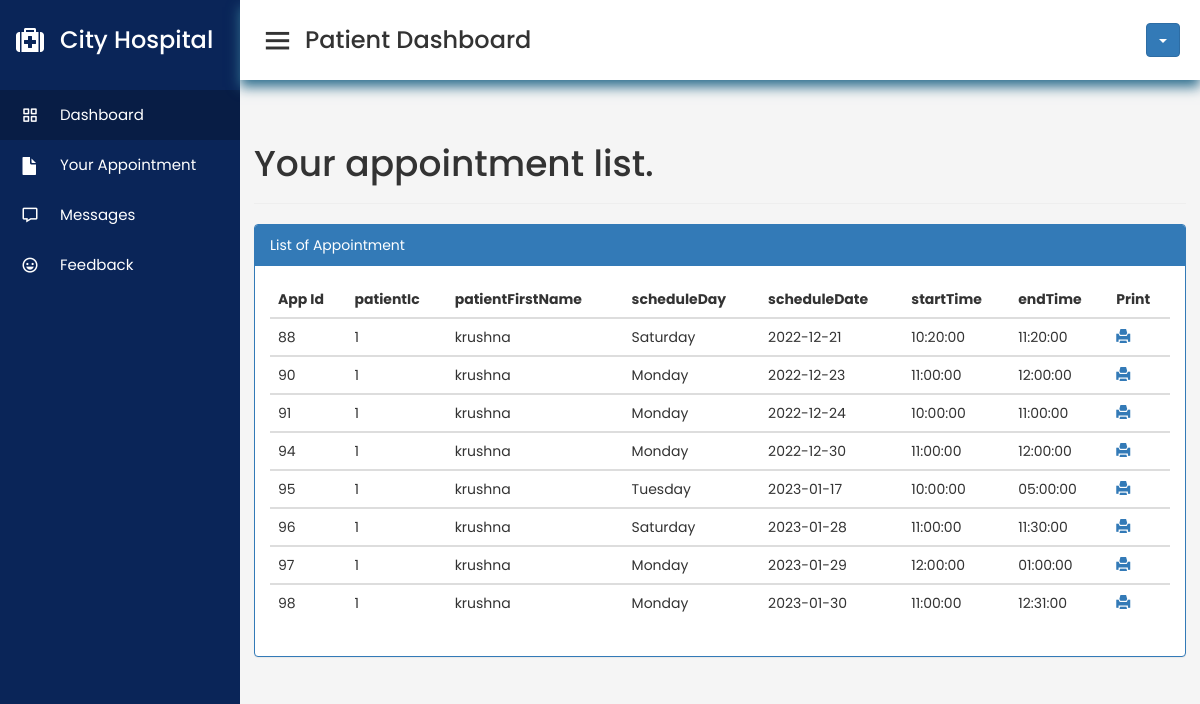
/patient/patientapplist.php (signed in), run on the app's committed database.
### tables this page shows
CREATE TABLE `appointment` (
  `appId` int(3) NOT NULL,
  `patientIc` bigint(12) NOT NULL,
  `scheduleId` int(10) NOT NULL,
  `appSymptom` varchar(100) NOT NULL,
  `appComment` varchar(100) NOT NULL,
  `status` varchar(10) NOT NULL DEFAULT 'process'
);

CREATE TABLE `patient` (
  `icPatient` bigint(12) NOT NULL,
  `password` varchar(20) NOT NULL,
  `patientFirstName` varchar(20) NOT NULL,
  `patientLastName` varchar(20) NOT NULL,
  `patientMaritialStatus` varchar(10) DEFAULT NULL,
  `patientDOB` date NOT NULL,
  `patientGender` varchar(10) NOT NULL,
  `patientAddress` varchar(100) DEFAULT NULL,
  `patientPhone` varchar(15) DEFAULT NULL,
  `patientEmail` varchar(100) NOT NULL
);

CREATE TABLE `doctorschedule` (
  `scheduleId` int(11) NOT NULL,
  `scheduleDate` date NOT NULL,
  `scheduleDay` varchar(15) NOT NULL,
  `startTime` time NOT NULL,
  `endTime` time NOT NULL,
  `bookAvail` varchar(10) NOT NULL
);

### patient/patientapplist.php (the view, shortened to what this page needs)
<?php
include_once '../database/dbconnect.php';
$session=$_SESSION[ 'patientSession'];
$res=mysqli_query($con, "SELECT a.*, b.*,c.* FROM patient a
	JOIN appointment b
		On a.icPatient = b.patientIc
	JOIN doctorschedule c
		On b.scheduleId=c.scheduleId
	WHERE b.patientIc ='$session'");
	$userRow=mysqli_fetch_array($res);
?>
<!DOCTYPE html>
<html lang="en" dir="ltr">
  <head>
    <link rel="stylesheet" href="../patient/dashboard_css.css">
    <link rel="stylesheet" href="https://cdnjs.cloudflare.com/ajax/libs/font-awesome/4.7.0/css/font-awesome.min.css">
    <link rel="stylesheet" href="https://maxcdn.bootstrapcdn.com/bootstrap/3.4.1/css/bootstrap.min.css">
    <link href='https://unpkg.com/boxicons@2.0.7/css/boxicons.min.css' rel='stylesheet'>
   </head>
<body>
  <div class="sidebar">
    <div class="logo-details">
      <i class='fa fa-medkit'></i>
      <span class="logo_name">City Hospital</span>
    </div>
      <ul class="nav-links">
        <li>
          <a href="../patient/dashboard.php" class="active">
            <i class='bx bx-grid-alt' ></i>
            <span class="links_name"> Dashboard</span>
          </a>
        </li>
        <li>
		<a href="../patient/patientapplist.php?patientId=<?php echo $userRow['icPatient']; ?>"><i class="glyphicon glyphicon-file"></i>
		  <span class="links_name">Your Appointment</span>
		</a>
        </li>
        <li>
          <a href="../contact.php">
            <i class='bx bx-message' ></i>
            <span class="links_name">Messages</span>
          </a>
        </li>
        <li>
        <a href="../feedback.php">
            <i class='bx bx-happy' ></i>
            <span class="links_name">Feedback</span>
          </a>
        </li>
      </ul>
  </div>
  <section class="home-section">
    <nav>
      <div class="sidebar-button">
        <i class='bx bx-menu sidebarBtn'></i>
        <span class="dashboard">Patient Dashboard</span>
      </div>
                                          <div class="dropdown">
                                      <button class="btn btn-primary dropdown-toggle" type="button" data-toggle="dropdown">
                                      <span class="caret"></span></button>
                                    </div>
    </nav>
     <div class="home-content">
      <div class="overview-boxes">
<?php
echo "<div class='container'>";
echo "<div class='row'>";
echo "<div class='page-header'>";
echo "<h1>Your appointment list. </h1>";
echo "</div>";
echo "<div class='panel panel-primary'>";
echo "<div class='panel-heading'>List of Appointment</div>";
echo "<div class='panel-body'>";
echo "<table class='table table-hover'>";
echo "<thead>";
echo "<tr>";
echo "<th>App Id</th>";
echo "<th>patientIc </th>";
echo "<th>patientFirstName </th>";
echo "<th>scheduleDay </th>";
echo "<th>scheduleDate </th>";
echo "<th>startTime </th>";
echo "<th>endTime </th>";
echo "<th>Print </th>";
echo "</tr>";
echo "</thead>";
$res = mysqli_query($con, "SELECT a.*, b.*,c.*
		FROM patient a
		JOIN appointment b
		On a.icPatient = b.patientIc
		JOIN doctorschedule c
		On b.scheduleId=c.scheduleId
		WHERE b.patientIc ='$session'");
while ($userRow = mysqli_fetch_array($res)) {
echo "<tbody>";
echo "<tr>";
echo "<td>" . $userRow['appId'] . "</td>";
echo "<td>" . $userRow['patientIc'] . "</td>";
echo "<td>" . $userRow['patientFirstName'] . "</td>";
echo "<td>" . $userRow['scheduleDay'] . "</td>";
echo "<td>" . $userRow['scheduleDate'] . "</td>";
echo "<td>" . $userRow['startTime'] . "</td>";
echo "<td>" . $userRow['endTime'] . "</td>";
echo "<td><a href='../patient/invoice.php?appid=".$userRow['appId']."' target='_blank'><span class='glyphicon glyphicon-print' aria-hidden='true'></span></a> </td>";
}
echo "</tr>";
echo "</tbody>";
echo "</table>";
?>
	</div>
</div>
</div>
</div>
        </div>
    </div>
</body>
</html>

### patient/dashboard_css.css (style rules this page uses)
* { margin: 0; padding: 0; box-sizing: border-box; font-family: 'Poppins', sans-serif; }
.sidebar { position: fixed; height: 100%; width: 240px; background: #0A2558; transition: all 0.5s ease; }
.sidebar .logo-details { height: 80px; display: flex; align-items: center; }
.sidebar .logo-details i { font-size: 28px; font-weight: 500; color: #fff; min-width: 60px; text-align: center }
.sidebar .logo-details .logo_name { color: #fff; font-size: 24px; font-weight: 500; }
.sidebar .nav-links { margin-top: 10px; }
.sidebar .nav-links li { position: relative; list-style: none; height: 50px; }
.sidebar .nav-links li a { height: 100%; width: 100%; display: flex; align-items: center; text-decoration: none; transition: all 0.4s ease; }
.sidebar .nav-links li a.active { background: #081D45; }
.sidebar .nav-links li i { min-width: 60px; text-align: center; font-size: 18px; color: #fff; }
.sidebar .nav-links li a .links_name { color: #fff; font-size: 15px; font-weight: 400; white-space: nowrap; }
.home-section { position: relative; background: #f5f5f5; min-height: 100vh; width: calc(100% - 240px); left: 240px; transition: all 0.5s ease; }
.home-section nav { display: flex; justify-content: space-between; height: 80px; background: #fff; display: flex; align-items: center; position: fixed; width: calc(100% - 240px); left: 240px; z-index: 100; padding: 0 20px; box-shadow:0 7px 12px #31708f; transition: all 0.5s ease; }
.home-section nav .sidebar-button { display: flex; align-items: center; font-size: 24px; font-weight: 500; }
nav .sidebar-button i { font-size: 35px; margin-right: 10px; }
.home-section .home-content { position: relative; padding-top: 104px; }
.home-content .overview-boxes { display: flex; align-items: end; justify-content: space-evenly; flex-wrap: wrap; padding: 0px 14px; margin-bottom: -7px; }

### data on the page
appointment: appId "88", patientIc "1", patientIc.patientFirstName "krushna", scheduleId.scheduleDay "Saturday", scheduleId.scheduleDate "2022-12-21", scheduleId.startTime "10:20:00", scheduleId.endTime "11:20:00"
appointment: appId "90", patientIc "1", patientIc.patientFirstName "krushna", scheduleId.scheduleDay "Monday", scheduleId.scheduleDate "2022-12-23", scheduleId.startTime "11:00:00", scheduleId.endTime "12:00:00"
appointment: appId "91", patientIc "1", patientIc.patientFirstName "krushna", scheduleId.scheduleDay "Monday", scheduleId.scheduleDate "2022-12-24", scheduleId.startTime "10:00:00", scheduleId.endTime "11:00:00"
appointment: appId "94", patientIc "1", patientIc.patientFirstName "krushna", scheduleId.scheduleDay "Monday", scheduleId.scheduleDate "2022-12-30", scheduleId.startTime "11:00:00", scheduleId.endTime "12:00:00"
appointment: appId "95", patientIc "1", patientIc.patientFirstName "krushna", scheduleId.scheduleDay "Tuesday", scheduleId.scheduleDate "2023-01-17", scheduleId.startTime "10:00:00", scheduleId.endTime "05:00:00"
appointment: appId "96", patientIc "1", patientIc.patientFirstName "krushna", scheduleId.scheduleDay "Saturday", scheduleId.scheduleDate "2023-01-28", scheduleId.startTime "11:00:00", scheduleId.endTime "11:30:00"
appointment: appId "97", patientIc "1", patientIc.patientFirstName "krushna", scheduleId.scheduleDay "Monday", scheduleId.scheduleDate "2023-01-29", scheduleId.startTime "12:00:00", scheduleId.endTime "01:00:00"
appointment: appId "98", patientIc "1", patientIc.patientFirstName "krushna", scheduleId.scheduleDay "Monday", scheduleId.scheduleDate "2023-01-30", scheduleId.startTime "11:00:00", scheduleId.endTime "12:31:00"
